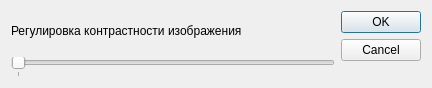
<?xml version="1.0" encoding="UTF-8"?>
<ui version="4.0">
 <class>Dialog</class>
 <widget class="QDialog" name="Dialog">
  <property name="geometry">
   <rect>
    <x>0</x>
    <y>0</y>
    <width>432</width>
    <height>88</height>
   </rect>
  </property>
  <property name="windowTitle">
   <string>Dialog</string>
  </property>
  <layout class="QHBoxLayout" name="horizontalLayout">
   <item>
    <layout class="QVBoxLayout" name="verticalLayout">
     <item>
      <widget class="QLabel" name="label">
       <property name="text">
        <string>Регулировка контрастности изображения</string>
       </property>
      </widget>
     </item>
     <item>
      <widget class="QSlider" name="contrastSlider">
       <property name="mouseTracking">
        <bool>false</bool>
       </property>
       <property name="minimum">
        <number>100000</number>
       </property>
       <property name="maximum">
        <number>10000000</number>
       </property>
       <property name="singleStep">
        <number>250000</number>
       </property>
       <property name="value">
        <number>970000</number>
       </property>
       <property name="orientation">
        <enum>Qt::Orientation::Horizontal</enum>
       </property>
       <property name="tickPosition">
        <enum>QSlider::TickPosition::TicksBelow</enum>
       </property>
      </widget>
     </item>
    </layout>
   </item>
   <item>
    <widget class="QDialogButtonBox" name="buttonBox">
     <property name="orientation">
      <enum>Qt::Orientation::Vertical</enum>
     </property>
     <property name="standardButtons">
      <set>QDialogButtonBox::StandardButton::Cancel|QDialogButtonBox::StandardButton::Ok</set>
     </property>
    </widget>
   </item>
  </layout>
 </widget>
 <resources/>
 <connections>
  <connection>
   <sender>buttonBox</sender>
   <signal>accepted()</signal>
   <receiver>Dialog</receiver>
   <slot>accept()</slot>
   <hints>
    <hint type="sourcelabel">
     <x>248</x>
     <y>254</y>
    </hint>
    <hint type="destinationlabel">
     <x>157</x>
     <y>274</y>
    </hint>
   </hints>
  </connection>
  <connection>
   <sender>buttonBox</sender>
   <signal>rejected()</signal>
   <receiver>Dialog</receiver>
   <slot>reject()</slot>
   <hints>
    <hint type="sourcelabel">
     <x>316</x>
     <y>260</y>
    </hint>
    <hint type="destinationlabel">
     <x>286</x>
     <y>274</y>
    </hint>
   </hints>
  </connection>
 </connections>
</ui>
